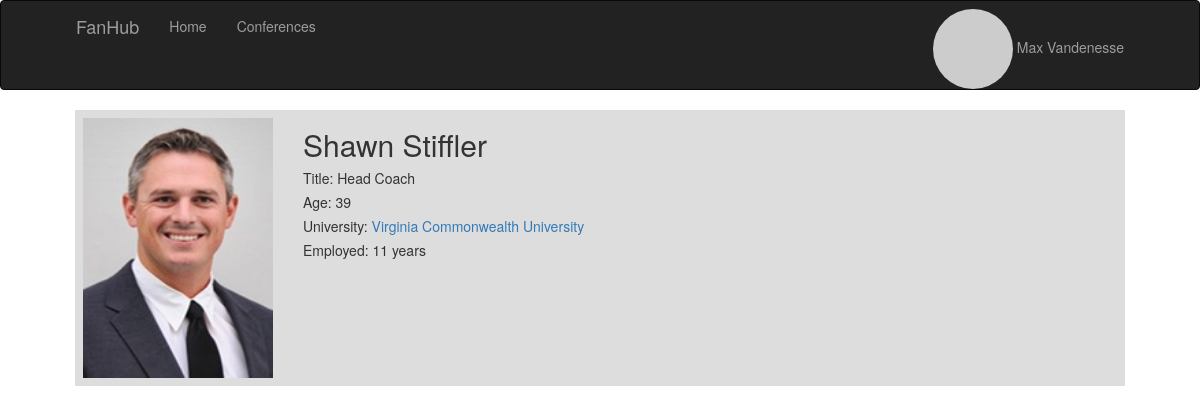
Page /staff/1 (signed in) on the earlier database version.
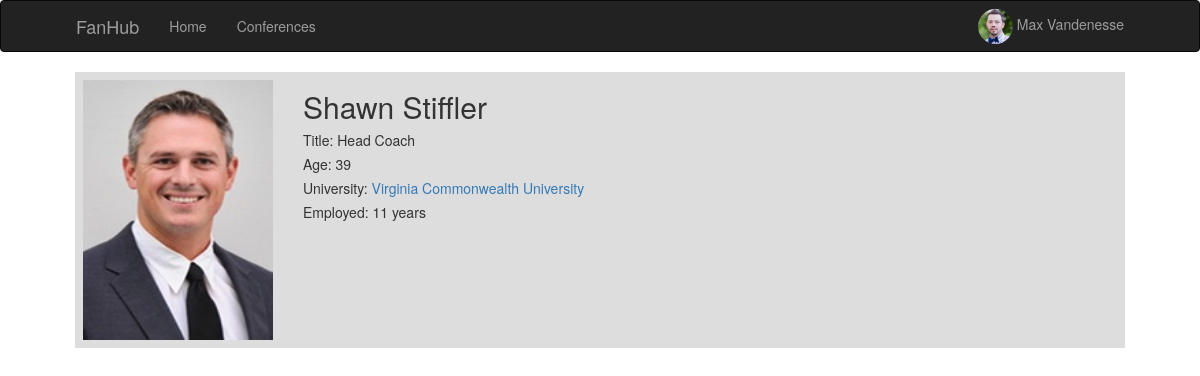
Same page on the later database version.
### app/models.py (models this page shows, shortened)
class User(UserMixin, db.Model):
    id = db.Column(db.Integer, primary_key=True)
    username = db.Column(db.String(64), index=True, unique=True)
    email = db.Column(db.String(120), index=True, unique=True)
    password_hash = db.Column(db.String(128))
    about_me = db.Column(db.String(140))
    last_seen = db.Column(db.DateTime, default=datetime.utcnow)
    image_path = db.Column(db.String(1000))
    first_name = db.Column(db.String(120))
    last_name = db.Column(db.String(120))
    full_name = db.Column(db.String(240))
    def avatar(self, size, first_name, last_name):
        return 'https://ui-avatars.com/api/?size={}&name={}+{}'.format(
            size, first_name, last_name)

### app/routes.py (the view)
@app.route('/staff/<id>')
@login_required
def staff(id):
    staff = Staff.query.filter_by(id=id).first_or_404()
    return render_template(
        'staff.html', staff=staff, title=staff.get_full_name())

### app/models.py (called while the page is built)
@login.user_loader
def load_user(id):
    return User.query.get(int(id))

    def get_age(self):
        dob = datetime.strptime(self.DOB, '%m/%d/%Y')
        now = datetime.now()
        return math.floor((now - dob).days / 365)

    def get_years_at_university(self):
        start_date = datetime.strptime(self.start_date, '%m/%d/%Y')
        now = datetime.now()
        years = math.floor((now - start_date).days / 365)
        if years == 0:
            years = 1
            return '{} year'.format(years)
        return '{} years'.format(years)

    def get_full_name(self):
        return '{} {}'.format(self.first_name, self.last_name)

### app/routes.py (called while the page is built)
@app.before_request
def before_request():
    if current_user.is_authenticated:
        current_user.last_seen = datetime.utcnow()
        db.session.commit()

### app/templates/staff.html
 {% extends "base.html" %} {% block app_content %}
<table class="table body">
    <tr class=headDisplay>
        <td class=headerImageCell>
            {% if staff.image_path %}
            <img src={{staff.image_path}} class=headerImage> {% else %}
            <img src=" {{ staff.avatar(256, staff.first_name, staff.last_name) }} " class=" userTemplateProfileImage "> {% endif %}
        </td>
        <td>
            <h2>{{staff.get_full_name()}}</h2>
            <h5>Title: {{staff.job_title}}</h5>
            <h5>Age: {{staff.get_age()}}</h5>
            <h5>University:
                <a class="removeUnderline" href="{{ url_for( 'university', id=staff.university.id) }} ">{{staff.university.name}}</a>
            </h5>
            <h5>Employed: {{staff.get_years_at_university()}}</h5>
        </td>
    </tr>
</table>
{% endblock %}

### app/templates/base.html (shortened to what this page needs)
{% extends 'bootstrap/base.html' %}  {% block navbar %}
<link rel=" stylesheet " href="{{ url_for( 'static', filename='css/style.css' ) }} ">
<nav class="navbar navbar-inverse">
    <div class="container">
        <div class="navbar-header">
            <a class="navbar-brand" href="{{ url_for('index') }}">FanHub</a>
            <div class="collapse navbar-collapse" id="bs-example-navbar-collapse-1">
                <ul class="nav navbar-nav">
                    <li>
                        <a href="{{ url_for('index') }}">Home</a>
                    </li>
                    <li>
                        <a href="{{ url_for('conferences') }}">Conferences</a>
                    </li>
                </ul>
                <ul class="nav navbar-nav navbar-right">
                    {% if current_user.is_anonymous %}
                    <li>
                        <a href="{{ url_for('login') }}">Login</a>
                    </li>
                    {% else %}
                    <ul class="nav navbar-nav navbar-right">
                        <li class="dropdown">
                            <a href="#" class="dropdown-toggle" style="padding-top:0px !important;padding-bottom:0px !important;margin-top:8px;" data-toggle="dropdown"
                                role="button" aria-haspopup="true" aria-expanded="false">
                                {% if current_user.image_path %}
                                <img src={{current_user.image_path}} class="img-circle  " style="height: 35px; width: 35px;"> {{current_user.full_name}} {% else %}
                                <img src=" {{ current_user.avatar(35, current_user.first_name, current_user.last_name) }} " class="img-circle userTemplateProfileImage "> {{current_user.full_name}}{% endif %}
                            </a>
                        </li>
                    </ul>
                    {% endif %}
                </ul>
            </div>
        </div>
</nav>
{% endblock %} {% block content %}
<div class="container ">
      {% block app_content
    %}{% endblock %}
</div>{% endblock %}

Differences in the rows shown:
changed User "Max Vandenesse": image_path: picture added; image_path empty → "/static/uploads/profile/bfaaf1cd844b1d31bf89af4e644a7e4f.jpg" (drawn)
